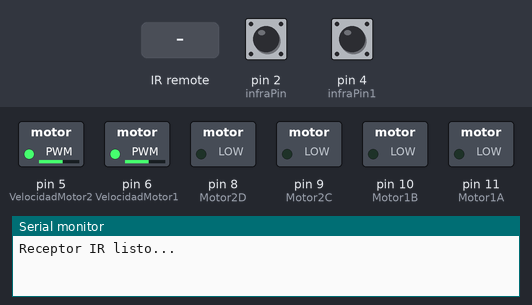
A sketch run on a simulated Arduino Uno, built with avr-gcc and run on an emulated ATmega328P. Parts: switched loads named in the sketch (green lamp = pin HIGH), the last lines printed to the serial monitor. The test bench sets the inputs (shaded band); at power-on: pin 2 (infraPin) HIGH, pin 4 (infraPin1) HIGH.

Above: at 2.2 s.
2.3 s: infrared code 0xE718FF00 received
At 3.1 s:
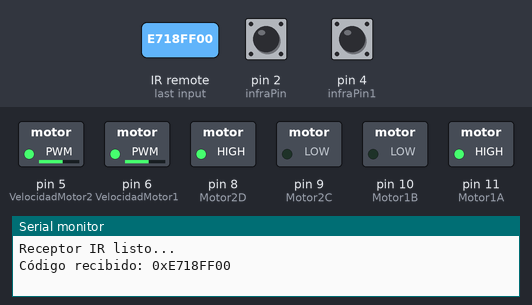
4.8 s: infrared code 0xAD52FF00 received
At 5.3 s:
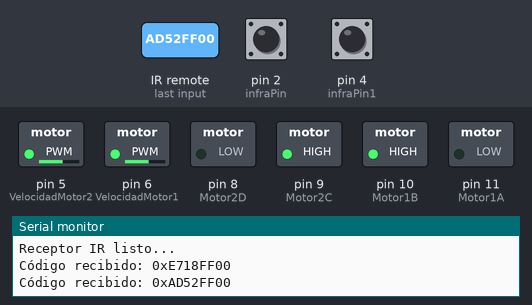
7.3 s: infrared code 0xF708FF00 received
At 8.1 s:
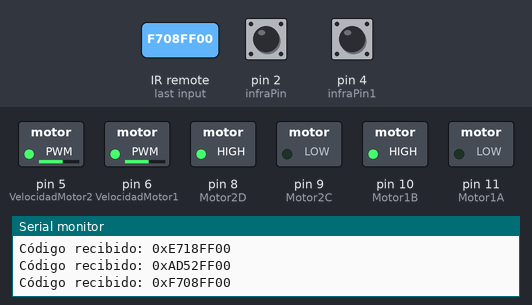
9.8 s: infrared code 0xA55AFF00 received
At 10.3 s:
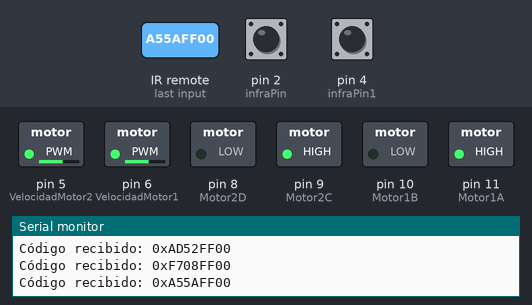
Timing chart, 0 to 12.8 s (numbered marks = the images above; inputs shaded):
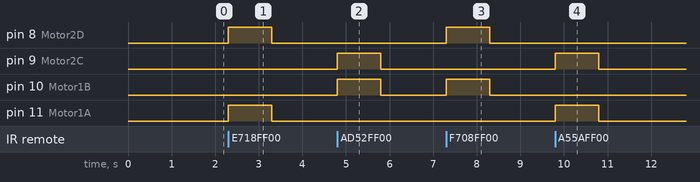

The sketch:

seguidor_linea_con_control.ino
```cpp
#include <IRremote.h>  // Librería moderna para control remoto IR

// Definición pines EnA y EnB para el control de la velocidad
int VelocidadMotor1 = 6;
int VelocidadMotor2 = 5;

// Definición de los pines de control de giro de los motores In1, In2, In3 e In4
int Motor1A = 11;
int Motor1B = 10;
int Motor2C = 9;
int Motor2D = 8;

// Sensores infrarrojo
int infraPin = 2;
int infraPin1 = 4;

// Receptor IR
int receptorIR = 12;

// Variables de sensores
int valorInfra = 0;
int valorInfra1 = 0;

// Estado del modo automático
bool autoActivo = false;

// Código del botón OK (ajústalo según tu control)
#define BOTON_OK 0xE31CFF00

void setup() {
  Serial.begin(9600);
  delay(1000);

  pinMode(infraPin, INPUT);
  pinMode(infraPin1, INPUT);

  pinMode(Motor1A, OUTPUT);
  pinMode(Motor1B, OUTPUT);
  pinMode(Motor2C, OUTPUT);
  pinMode(Motor2D, OUTPUT);
  pinMode(VelocidadMotor1, OUTPUT);
  pinMode(VelocidadMotor2, OUTPUT);

  analogWrite(VelocidadMotor1, 150);
  analogWrite(VelocidadMotor2, 150);

  // Inicializa receptor IR
  IrReceiver.begin(receptorIR, ENABLE_LED_FEEDBACK);
  Serial.println("Receptor IR listo...");

  // Motores parados
  parar();
}

void loop() {
  valorInfra = digitalRead(infraPin);
  valorInfra1 = digitalRead(infraPin1);

  // Verificar si se recibe una señal IR
  if (IrReceiver.decode()) {
    uint32_t codigo = IrReceiver.decodedIRData.decodedRawData;
    Serial.print("Código recibido: 0x");
    Serial.println(codigo, HEX);

    // Presionar OK enciende/apaga el modo automático
    if (codigo == BOTON_OK) {
      autoActivo = !autoActivo;  // Cambia el estado
      if (autoActivo) {
        Serial.println("🚗 Modo automático ACTIVADO");
      } else {
        Serial.println("🛑 Modo automático DESACTIVADO");
        parar();
      }
      delay(300); // Pequeña pausa para evitar doble lectura
    }

    // Si está detenido, permitir control manual con flechas
    if (!autoActivo) {
      switch (codigo) {
        case 0xE718FF00:  // Botón "UP"
          adelante(); delay(1000); parar(); break;
        case 0xAD52FF00:  // Botón "DOWN"
          atras(); delay(1000); parar(); break;
        case 0xF708FF00:  // Botón "LEFT"
          izquierda(); delay(1000); parar(); break;
        case 0xA55AFF00:  // Botón "RIGHT"
          derecha(); delay(1000); parar(); break;
      }
    }

    IrReceiver.resume();  // Limpia para el siguiente código
  }

  // --- Si el modo automático está activo ---
  if (autoActivo) {
    if (valorInfra == 0 && valorInfra1 == 0) {
      adelante();
    }
    else if (valorInfra == 0 && valorInfra1 == 1) {
      derecha();
    }
    else if (valorInfra == 1 && valorInfra1 == 0) {
      izquierda();
    }
    else if (valorInfra == 1 && valorInfra1 == 1) {
      parar();
      Serial.println("Fin de línea, esperando orden...");
    }
  }
}

// ---- Funciones auxiliares ----
void adelante() {
  digitalWrite(Motor1A, HIGH);
  digitalWrite(Motor1B, LOW);
  digitalWrite(Motor2C, LOW);
  digitalWrite(Motor2D, HIGH);
}

void atras() {
  digitalWrite(Motor1A, LOW);
  digitalWrite(Motor1B, HIGH);
  digitalWrite(Motor2C, HIGH);
  digitalWrite(Motor2D, LOW);
}

void izquierda() {
  digitalWrite(Motor1A, LOW);
  digitalWrite(Motor1B, HIGH);
  digitalWrite(Motor2C, LOW);
  digitalWrite(Motor2D, HIGH);
}

void derecha() {
  digitalWrite(Motor1A, HIGH);
  digitalWrite(Motor1B, LOW);
  digitalWrite(Motor2C, HIGH);
  digitalWrite(Motor2D, LOW);
}

void parar() {
  digitalWrite(Motor1A, LOW);
  digitalWrite(Motor1B, LOW);
  digitalWrite(Motor2C, LOW);
  digitalWrite(Motor2D, LOW);
}
```

Measured:
- after the input at 2.3 s, pin 8 (Motor2D), pin 11 (Motor1A): LOW → HIGH at once, → LOW 1.0 s later
- after the input at 4.8 s, pin 9 (Motor2C), pin 10 (Motor1B): LOW → HIGH at once, → LOW 1.0 s later
- after the input at 7.3 s, pin 8 (Motor2D), pin 10 (Motor1B): LOW → HIGH at once, → LOW 1.0 s later
- after the input at 9.8 s, pin 9 (Motor2C), pin 11 (Motor1A): LOW → HIGH at once, → LOW 1.0 s later
